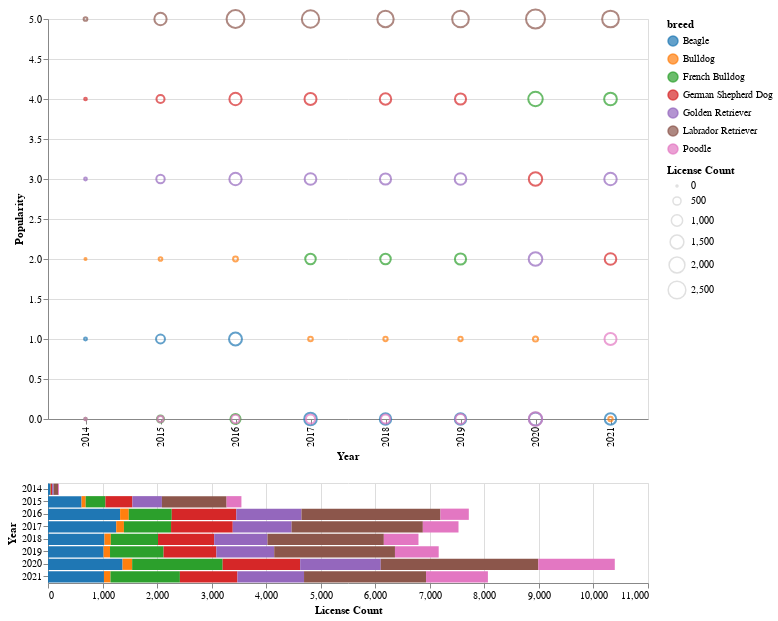

Notebook source saved alongside this figure:
### Code cell
import altair as alt
import pandas as pd

# Define color scales
color_scale = alt.Scale(
    domain=['Beagle', 'Bulldog', 'French Bulldog', 'German Shepherd Dog', 'Golden Retriever','Labrador Retriever','Poodle'],
    range=['#1f77b4', '#ff7f0e', '#2ca02c', '#d62728', '#9467bd', '#8c564b', '#e377c2']
)
color = alt.Color('breed:N', scale=color_scale)

# Top scatter plot
breed_selector = alt.selection_multi(fields=['breed'], bind='legend')
brush = alt.selection(type='interval', encodings=['x'])
points = alt.Chart(merged_df).mark_point().encode(
    x=alt.X('year:O', title='Year'),
    y=alt.Y('popularity:Q', title='Popularity'),
    color=alt.condition(breed_selector, color, alt.value('lightgray')),
    size=alt.Size('LicenseCount:Q', title='License Count')
).properties(
    width=600,
    height=400
).add_selection(
    brush, breed_selector
)

# Bottom stacked bar chart
bars = alt.Chart(merged_df).mark_bar().encode(
    x=alt.X('sum(LicenseCount):Q', stack='zero', title='License Count'),
    y=alt.Y('year:O', title='Year'),
    color=alt.Color('breed:N', scale=color_scale)
).properties(
    width=600,
    height=100
).transform_filter(
    brush
).add_selection(
    breed_selector
)

chart = alt.vconcat(points, bars, data=merged_df)
chart1 = chart
chart1

### Figure 1 — Vega-Lite specification as saved in the notebook (floating-point values rounded to 4 significant figures)
{"config": {"view": {"continuousWidth": 400, "continuousHeight": 300}}, "vconcat": [{"mark": "point", "encoding": {"color": {"condition": {"field": "breed", "scale": {"domain": ["Beagle", "Bulldog", "French Bulldog", "German Shepherd Dog", "Golden Retriever", "Labrador Retriever", "Poodle"], "range": ["#1f77b4", "#ff7f0e", "#2ca02c", "#d62728", "#9467bd", "#8c564b", "#e377c2"]}, "type": "nominal", "selection": "selector001"}, "value": "lightgray"}, "size": {"field": "LicenseCount", "title": "License Count", "type": "quantitative"}, "x": {"field": "year", "title": "Year", "type": "ordinal"}, "y": {"field": "popularity", "title": "Popularity", "type": "quantitative"}}, "height": 400, "selection": {"selector002": {"type": "interval", "encodings": ["x"]}, "selector001": {"type": "multi", "fields": ["breed"], "bind": "legend"}}, "width": 600}, {"mark": "bar", "encoding": {"color": {"field": "breed", "scale": {"domain": ["Beagle", "Bulldog", "French Bulldog", "German Shepherd Dog", "Golden Retriever", "Labrador Retriever", "Poodle"], "range": ["#1f77b4", "#ff7f0e", "#2ca02c", "#d62728", "#9467bd", "#8c564b", "#e377c2"]}, "type": "nominal"}, "x": {"aggregate": "sum", "field": "LicenseCount", "stack": "zero", "title": "License Count", "type": "quantitative"}, "y": {"field": "year", "title": "Year", "type": "ordinal"}}, "height": 100, "selection": {"selector001": {"type": "multi", "fields": ["breed"], "bind": "legend"}}, "transform": [{"filter": {"selection": "selector002"}}], "width": 600}], "data": {"name": "data-2515a1b58aeaf158aebdf4a128dd8b95"}, "$schema": "https://vega.github.io/schema/vega-lite/v4.17.0.json", "datasets": {"data-2515a1b58aeaf158aebdf4a128dd8b95": [{"Year": "2014", "Breed": "Beagle", "LicenseCount": 38, "breed": "Beagle", "Intelligence_by_obeyrate": "10%", "size_by_avgheight": 14.5, "price": 1350, "year": "2014", "popularity": 1}, {"Year": "2014", "Breed": "Bulldog", "LicenseCount": 2, "breed": "Bulldog", "Intelligence_by_obeyrate": "10%", "size_by_avgheight": 14.0, "price": 2000, "year": "2014", "popularity": 2}, {"Year": "2014", "Breed": "French Bulldog", "LicenseCount": 9, "breed": "French Bulldog", "Intelligence_by_obeyrate": "30%", "size_by_avgheight": 11.5, "price": 2500, "year": "2014", "popularity": 0}, {"Year": "2014", "Breed": "German Shepherd Dog", "LicenseCount": 26, "breed": "German Shepherd Dog", "Intelligence_by_obeyrate": "95%", "size_by_avgheight": 24.0, "price": 2500, "year": "2014", "popularity": 4}, {"Year": "2014", "Breed": "Golden Retriever", "LicenseCount": 29, "breed": "Golden Retriever", "Intelligence_by_obeyrate": "95%", "size_by_avgheight": 22.5, "price": 2000, "year": "2014", "popularity": 3}, {"Year": "2014", "Breed": "Labrador Retriever", "LicenseCount": 81, "breed": "Labrador Retriever", "Intelligence_by_obeyrate": "95%", "size_by_avgheight": 22.5, "price": 1725, "year": "2014", "popularity": 5}, {"Year": "2014", "Breed": "Poodle", "LicenseCount": 17, "breed": "Poodle", "Intelligence_by_obeyrate": "95%", "size_by_avgheight": 20.0, "price": 1000, "year": "2014", "popularity": 0}, {"Year": "2015", "Breed": "Beagle", "LicenseCount": 615, "breed": "Beagle", "Intelligence_by_obeyrate": "10%", "size_by_avgheight": 14.5, "price": 1350, "year": "2015", "popularity": 1}, {"Year": "2015", "Breed": "Bulldog", "LicenseCount": 76, "breed": "Bulldog", "Intelligence_by_obeyrate": "10%", "size_by_avgheight": 14.0, "price": 2000, "year": "2015", "popularity": 2}, {"Year": "2015", "Breed": "French Bulldog", "LicenseCount": 362, "breed": "French Bulldog", "Intelligence_by_obeyrate": "30%", "size_by_avgheight": 11.5, "price": 2500, "year": "2015", "popularity": 0}, {"Year": "2015", "Breed": "German Shepherd Dog", "LicenseCount": 494, "breed": "German Shepherd Dog", "Intelligence_by_obeyrate": "95%", "size_by_avgheight": 24.0, "price": 2500, "year": "2015", "popularity": 4}, {"Year": "2015", "Breed": "Golden Retriever", "LicenseCount": 541, "breed": "Golden Retriever", "Intelligence_by_obeyrate": "95%", "size_by_avgheight": 22.5, "price": 2000, "year": "2015", "popularity": 3}, {"Year": "2015", "Breed": "Labrador Retriever", "LicenseCount": 1186, "breed": "Labrador Retriever", "Intelligence_by_obeyrate": "95%", "size_by_avgheight": 22.5, "price": 1725, "year": "2015", "popularity": 5}, {"Year": "2015", "Breed": "Poodle", "LicenseCount": 272, "breed": "Poodle", "Intelligence_by_obeyrate": "95%", "size_by_avgheight": 20.0, "price": 1000, "year": "2015", "popularity": 0}, {"Year": "2016", "Breed": "Beagle", "LicenseCount": 1322, "breed": "Beagle", "Intelligence_by_obeyrate": "10%", "size_by_avgheight": 14.5, "price": 1350, "year": "2016", "popularity": 1}, {"Year": "2016", "Breed": "Bulldog", "LicenseCount": 159, "breed": "Bulldog", "Intelligence_by_obeyrate": "10%", "size_by_avgheight": 14.0, "price": 2000, "year": "2016", "popularity": 2}, {"Year": "2016", "Breed": "French Bulldog", "LicenseCount": 788, "breed": "French Bulldog", "Intelligence_by_obeyrate": "30%", "size_by_avgheight": 11.5, "price": 2500, "year": "2016", "popularity": 0}, {"Year": "2016", "Breed": "German Shepherd Dog", "LicenseCount": 1183, "breed": "German Shepherd Dog", "Intelligence_by_obeyrate": "95%", "size_by_avgheight": 24.0, "price": 2500, "year": "2016", "popularity": 4}, {"Year": "2016", "Breed": "Golden Retriever", "LicenseCount": 1195, "breed": "Golden Retriever", "Intelligence_by_obeyrate": "95%", "size_by_avgheight": 22.5, "price": 2000, "year": "2016", "popularity": 3}, {"Year": "2016", "Breed": "Labrador Retriever", "LicenseCount": 2548, "breed": "Labrador Retriever", "Intelligence_by_obeyrate": "95%", "size_by_avgheight": 22.5, "price": 1725, "year": "2016", "popularity": 5}, {"Year": "2016", "Breed": "Poodle", "LicenseCount": 520, "breed": "Poodle", "Intelligence_by_obeyrate": "95%", "size_by_avgheight": 20.0, "price": 1000, "year": "2016", "popularity": 0}, {"Year": "2017", "Breed": "Beagle", "LicenseCount": 1251, "breed": "Beagle", "Intelligence_by_obeyrate": "10%", "size_by_avgheight": 14.5, "price": 1350, "year": "2017", "popularity": 0}, {"Year": "2017", "Breed": "Bulldog", "LicenseCount": 141, "breed": "Bulldog", "Intelligence_by_obeyrate": "10%", "size_by_avgheight": 14.0, "price": 2000, "year": "2017", "popularity": 1}, {"Year": "2017", "Breed": "French Bulldog", "LicenseCount": 864, "breed": "French Bulldog", "Intelligence_by_obeyrate": "30%", "size_by_avgheight": 11.5, "price": 2500, "year": "2017", "popularity": 2}, {"Year": "2017", "Breed": "German Shepherd Dog", "LicenseCount": 1131, "breed": "German Shepherd Dog", "Intelligence_by_obeyrate": "95%", "size_by_avgheight": 24.0, "price": 2500, "year": "2017", "popularity": 4}, {"Year": "2017", "Breed": "Golden Retriever", "LicenseCount": 1079, "breed": "Golden Retriever", "Intelligence_by_obeyrate": "95%", "size_by_avgheight": 22.5, "price": 2000, "year": "2017", "popularity": 3}, {"Year": "2017", "Breed": "Labrador Retriever", "LicenseCount": 2406, "breed": "Labrador Retriever", "Intelligence_by_obeyrate": "95%", "size_by_avgheight": 22.5, "price": 1725, "year": "2017", "popularity": 5}, {"Year": "2017", "Breed": "Poodle", "LicenseCount": 654, "breed": "Poodle", "Intelligence_by_obeyrate": "95%", "size_by_avgheight": 20.0, "price": 1000, "year": "2017", "popularity": 0}, {"Year": "2018", "Breed": "Beagle", "LicenseCount": 1035, "breed": "Beagle", "Intelligence_by_obeyrate": "10%", "size_by_avgheight": 14.5, "price": 1350, "year": "2018", "popularity": 0}, {"Year": "2018", "Breed": "Bulldog", "LicenseCount": 117, "breed": "Bulldog", "Intelligence_by_obeyrate": "10%", "size_by_avgheight": 14.0, "price": 2000, "year": "2018", "popularity": 1}, {"Year": "2018", "Breed": "French Bulldog", "LicenseCount": 865, "breed": "French Bulldog", "Intelligence_by_obeyrate": "30%", "size_by_avgheight": 11.5, "price": 2500, "year": "2018", "popularity": 2}, {"Year": "2018", "Breed": "German Shepherd Dog", "LicenseCount": 1030, "breed": "German Shepherd Dog", "Intelligence_by_obeyrate": "95%", "size_by_avgheight": 24.0, "price": 2500, "year": "2018", "popularity": 4}, {"Year": "2018", "Breed": "Golden Retriever", "LicenseCount": 977, "breed": "Golden Retriever", "Intelligence_by_obeyrate": "95%", "size_by_avgheight": 22.5, "price": 2000, "year": "2018", "popularity": 3}, {"Year": "2018", "Breed": "Labrador Retriever", "LicenseCount": 2133, "breed": "Labrador Retriever", "Intelligence_by_obeyrate": "95%", "size_by_avgheight": 22.5, "price": 1725, "year": "2018", "popularity": 5}, {"Year": "2018", "Breed": "Poodle", "LicenseCount": 635, "breed": "Poodle", "Intelligence_by_obeyrate": "95%", "size_by_avgheight": 20.0, "price": 1000, "year": "2018", "popularity": 0}, {"Year": "2019", "Breed": "Beagle", "LicenseCount": 1019, "breed": "Beagle", "Intelligence_by_obeyrate": "10%", "size_by_avgheight": 14.5, "price": 1350, "year": "2019", "popularity": 0}, {"Year": "2019", "Breed": "Bulldog", "LicenseCount": 118, "breed": "Bulldog", "Intelligence_by_obeyrate": "10%", "size_by_avgheight": 14.0, "price": 2000, "year": "2019", "popularity": 1}, {"Year": "2019", "Breed": "French Bulldog", "LicenseCount": 982, "breed": "French Bulldog", "Intelligence_by_obeyrate": "30%", "size_by_avgheight": 11.5, "price": 2500, "year": "2019", "popularity": 2}, {"Year": "2019", "Breed": "German Shepherd Dog", "LicenseCount": 968, "breed": "German Shepherd Dog", "Intelligence_by_obeyrate": "95%", "size_by_avgheight": 24.0, "price": 2500, "year": "2019", "popularity": 4}, {"Year": "2019", "Breed": "Golden Retriever", "LicenseCount": 1060, "breed": "Golden Retriever", "Intelligence_by_obeyrate": "95%", "size_by_avgheight": 22.5, "price": 2000, "year": "2019", "popularity": 3}, {"Year": "2019", "Breed": "Labrador Retriever", "LicenseCount": 2214, "breed": "Labrador Retriever", "Intelligence_by_obeyrate": "95%", "size_by_avgheight": 22.5, "price": 1725, "year": "2019", "popularity": 5}, {"Year": "2019", "Breed": "Poodle", "LicenseCount": 802, "breed": "Poodle", "Intelligence_by_obeyrate": "95%", "size_by_avgheight": 20.0, "price": 1000, "year": "2019", "popularity": 0}, {"Year": "2020", "Breed": "Beagle", "LicenseCount": 1367, "breed": "Beagle", "Intelligence_by_obeyrate": "10%", "size_by_avgheight": 14.5, "price": 1350, "year": "2020", "popularity": 0}, {"Year": "2020", "Breed": "Bulldog", "LicenseCount": 176, "breed": "Bulldog", "Intelligence_by_obeyrate": "10%", "size_by_avgheight": 14.0, "price": 2000, "year": "2020", "popularity": 1}, {"Year": "2020", "Breed": "French Bulldog", "LicenseCount": 1659, "breed": "French Bulldog", "Intelligence_by_obeyrate": "30%", "size_by_avgheight": 11.5, "price": 2500, "year": "2020", "popularity": 4}, {"Year": "2020", "Breed": "German Shepherd Dog", "LicenseCount": 1421, "breed": "German Shepherd Dog", "Intelligence_by_obeyrate": "95%", "size_by_avgheight": 24.0, "price": 2500, "year": "2020", "popularity": 3}, {"Year": "2020", "Breed": "Golden Retriever", "LicenseCount": 1477, "breed": "Golden Retriever", "Intelligence_by_obeyrate": "95%", "size_by_avgheight": 22.5, "price": 2000, "year": "2020", "popularity": 2}, {"Year": "2020", "Breed": "Labrador Retriever", "LicenseCount": 2888, "breed": "Labrador Retriever", "Intelligence_by_obeyrate": "95%", "size_by_avgheight": 22.5, "price": 1725, "year": "2020", "popularity": 5}, {"Year": "2020", "Breed": "Poodle", "LicenseCount": 1403, "breed": "Poodle", "Intelligence_by_obeyrate": "95%", "size_by_avgheight": 20.0, "price": 1000, "year": "2020", "popularity": 0}, {"Year": "2021", "Breed": "Beagle", "LicenseCount": 1026, "breed": "Beagle", "Intelligence_by_obeyrate": "10%", "size_by_avgheight": 14.5, "price": 1350, "year": "2021", "popularity": 0}, {"Year": "2021", "Breed": "Bulldog", "LicenseCount": 120, "breed": "Bulldog", "Intelligence_by_obeyrate": "10%", "size_by_avgheight": 14.0, "price": 2000, "year": "2021", "popularity": 0}, {"Year": "2021", "Breed": "French Bulldog", "LicenseCount": 1272, "breed": "French Bulldog", "Intelligence_by_obeyrate": "30%", "size_by_avgheight": 11.5, "price": 2500, "year": "2021", "popularity": 4}, {"Year": "2021", "Breed": "German Shepherd Dog", "LicenseCount": 1055, "breed": "German Shepherd Dog", "Intelligence_by_obeyrate": "95%", "size_by_avgheight": 24.0, "price": 2500, "year": "2021", "popularity": 2}, {"Year": "2021", "Breed": "Golden Retriever", "LicenseCount": 1221, "breed": "Golden Retriever", "Intelligence_by_obeyrate": "95%", "size_by_avgheight": 22.5, "price": 2000, "year": "2021", "popularity": 3}, {"Year": "2021", "Breed": "Labrador Retriever", "LicenseCount": 2237, "breed": "Labrador Retriever", "Intelligence_by_obeyrate": "95%", "size_by_avgheight": 22.5, "price": 1725, "year": "2021", "popularity": 5}, {"Year": "2021", "Breed": "Poodle", "LicenseCount": 1134, "breed": "Poodle", "Intelligence_by_obeyrate": "95%", "size_by_avgheight": 20.0, "price": 1000, "year": "2021", "popularity": 1}]}}
